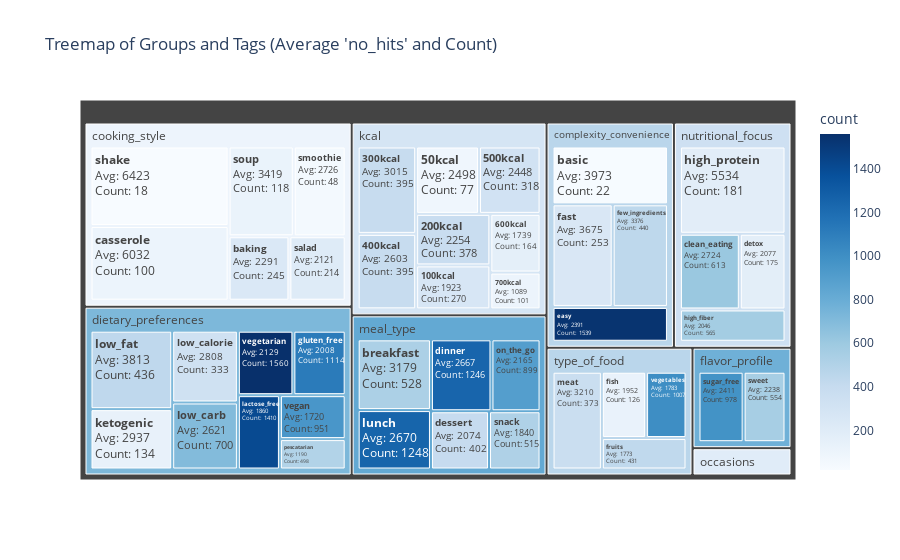

Write notebook code for a chart like this one.
### Code cell
# Add a column for formatted avg (without decimals)
aggregated_stats['avg_formatted'] = aggregated_stats['avg'].round(0).astype(int)

# Create the treemap
fig = px.treemap(
    aggregated_stats,
    path=['group', 'tags'],  # Hierarchical levels
    values='avg',            # Size of the rectangles
    color='count',             # Color based on avg
    color_continuous_scale='Blues',  # Color scale
    title="Treemap of Groups and Tags (Average 'no_hits' and Count)",
    custom_data=['count']    # Include count in the custom data for accurate mapping
)

# Update labels to include both avg and count
fig.update_traces(
    texttemplate="<b>%{label}</b><br>Avg: %{value:.0f}<br>Count: %{customdata[0]}",
    hovertemplate="<b>%{label}</b><br>Average: %{value:.0f}<br>Count: %{customdata[0]}<br>Group: %{parent}<extra></extra>"
)

# Display the treemap
fig.show()

### Figure 1 — Plotly figure (JSON) as saved in the notebook; plotly's stock layout.template omitted (floating-point values rounded to 4 significant figures)
{"data": [{"branchvalues": "total", "customdata": [[270], [378], [395], [395], [318], [77], [164], [101], [245], [22], [528], [100], [198], [613], [402], [175], [1246], [1539], [253], [440], [126], [431], [1114], [565], [181], [134], [1410], [333], [700], [436], [1248], [373], [899], [498], [214], [18], [48], [515], [118], [978], [554], [951], [1007], [1560], [460.8], [98.57], [722.5], [773.9], [282.1], [826.4], [338.5], [198], [459.1]], "domain": {"x": [0, 1], "y": [0, 1]}, "hovertemplate": "<b>%{label}</b><br>Average: %{value:.0f}<br>Count: %{customdata[0]}<br>Group: %{parent}<extra></extra>", "ids": ["kcal/100kcal", "kcal/200kcal", "kcal/300kcal", "kcal/400kcal", "kcal/500kcal", "kcal/50kcal", "kcal/600kcal", "kcal/700kcal", "cooking_style/baking", "complexity_convenience/basic", "meal_type/breakfast", "cooking_style/casserole", "occasions/christmas", "nutritional_focus/clean_eating", "meal_type/dessert", "nutritional_focus/detox", "meal_type/dinner", "complexity_convenience/easy", "complexity_convenience/fast", "complexity_convenience/few_ingredients", "type_of_food/fish", "type_of_food/fruits", "dietary_preferences/gluten_free", "nutritional_focus/high_fiber", "nutritional_focus/high_protein", "dietary_preferences/ketogenic", "dietary_preferences/lactose_free", "dietary_preferences/low_calorie", "dietary_preferences/low_carb", "dietary_preferences/low_fat", "meal_type/lunch", "type_of_food/meat", "meal_type/on_the_go", "dietary_preferences/pescatarian", "cooking_style/salad", "cooking_style/shake", "cooking_style/smoothie", "meal_type/snack", "cooking_style/soup", "flavor_profile/sugar_free", "flavor_profile/sweet", "dietary_preferences/vegan", "type_of_food/vegetables", "dietary_preferences/vegetarian", "complexity_convenience", "cooking_style", "dietary_preferences", "flavor_profile", "kcal", "meal_type", "nutritional_focus", "occasions", "type_of_food"], "labels": ["100kcal", "200kcal", "300kcal", "400kcal", "500kcal", "50kcal", "600kcal", "700kcal", "baking", "basic", "breakfast", "casserole", "christmas", "clean_eating", "dessert", "detox", "dinner", "easy", "fast", "few_ingredients", "fish", "fruits", "gluten_free", "high_fiber", "high_protein", "ketogenic", "lactose_free", "low_calorie", "low_carb", "low_fat", "lunch", "meat", "on_the_go", "pescatarian", "salad", "shake", "smoothie", "snack", "soup", "sugar_free", "sweet", "vegan", "vegetables", "vegetarian", "complexity_convenience", "cooking_style", "dietary_preferences", "flavor_profile", "kcal", "meal_type", "nutritional_focus", "occasions", "type_of_food"], "marker": {"coloraxis": "coloraxis", "colors": [270, 378, 395, 395, 318, 77, 164, 101, 245, 22, 528, 100, 198, 613, 402, 175, 1246, 1539, 253, 440, 126, 431, 1114, 565, 181, 134, 1410, 333, 700, 436, 1248, 373, 899, 498, 214, 18, 48, 515, 118, 978, 554, 951, 1007, 1560, 460.8, 98.57, 722.5, 773.9, 282.1, 826.4, 338.5, 198, 459.1]}, "name": "", "parents": ["kcal", "kcal", "kcal", "kcal", "kcal", "kcal", "kcal", "kcal", "cooking_style", "complexity_convenience", "meal_type", "cooking_style", "occasions", "nutritional_focus", "meal_type", "nutritional_focus", "meal_type", "complexity_convenience", "complexity_convenience", "complexity_convenience", "type_of_food", "type_of_food", "dietary_preferences", "nutritional_focus", "nutritional_focus", "dietary_preferences", "dietary_preferences", "dietary_preferences", "dietary_preferences", "dietary_preferences", "meal_type", "type_of_food", "meal_type", "dietary_preferences", "cooking_style", "cooking_style", "cooking_style", "meal_type", "cooking_style", "flavor_profile", "flavor_profile", "dietary_preferences", "type_of_food", "dietary_preferences", "", "", "", "", "", "", "", "", ""], "texttemplate": "<b>%{label}</b><br>Avg: %{value:.0f}<br>Count: %{customdata[0]}", "type": "treemap", "values": [1923.0, 2254.0, 3015.0, 2603.0, 2448.0, 2498.0, 1739.0, 1089.0, 2291.0, 3973.0, 3179.0, 6032.0, 1265.0, 2724.0, 2074.0, 2077.0, 2667.0, 2391.0, 3675.0, 3376.0, 1952.0, 1773.0, 2008.0, 2046.0, 5534.0, 2937.0, 1860.0, 2808.0, 2621.0, 3813.0, 2670.0, 3210.0, 2165.0, 1190.0, 2121.0, 6423.0, 2726.0, 1840.0, 3419.0, 2411.0, 2238.0, 1720.0, 1783.0, 2129.0, 13410.0, 23010.0, 21090.0, 4649.0, 17570.0, 14590.0, 12380.0, 1265.0, 8718.0]}], "layout": {"coloraxis": {"colorbar": {"title": {"text": "count"}}, "colorscale": [[0, "rgb(247,251,255)"], [0.125, "rgb(222,235,247)"], [0.25, "rgb(198,219,239)"], [0.375, "rgb(158,202,225)"], [0.5, "rgb(107,174,214)"], [0.625, "rgb(66,146,198)"], [0.75, "rgb(33,113,181)"], [0.875, "rgb(8,81,156)"], [1, "rgb(8,48,107)"]]}, "legend": {"tracegroupgap": 0}, "title": {"text": "Treemap of Groups and Tags (Average 'no_hits' and Count)"}}}
